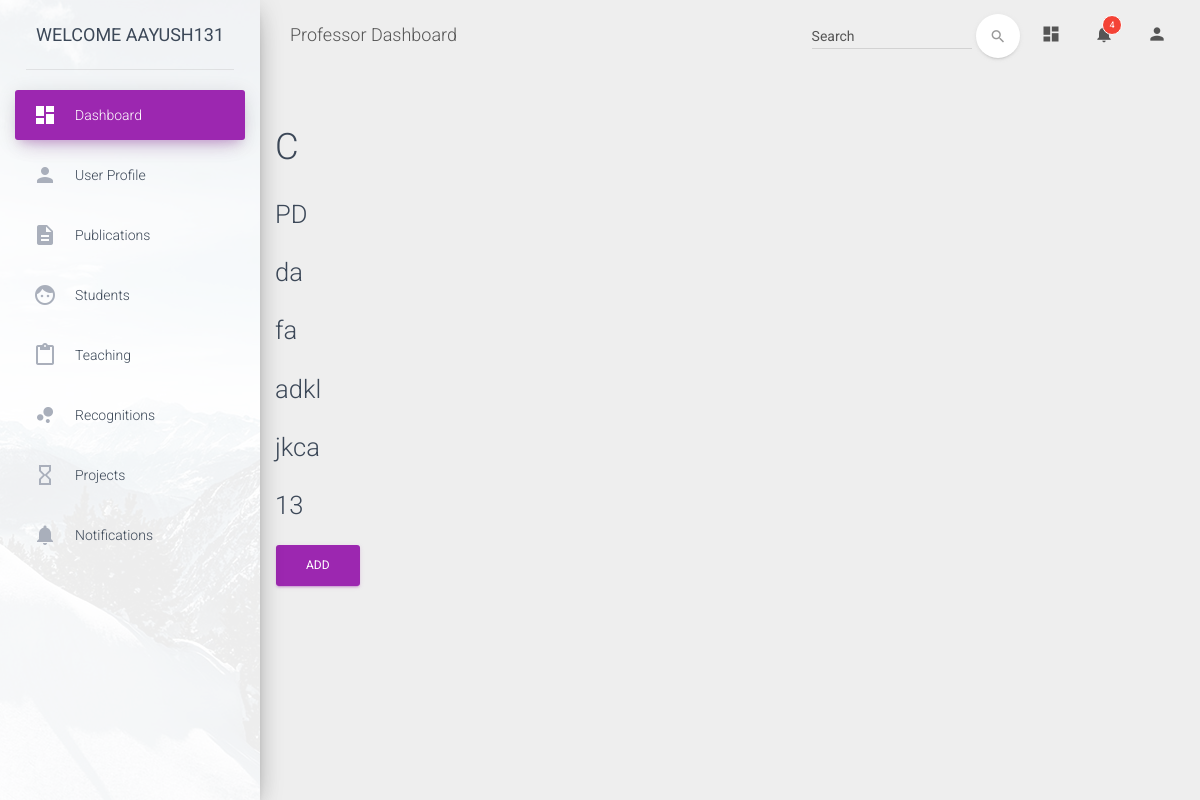
The app's page /test/project/ (signed in) with its own data.
### details/models.py (models this page shows)
class ProjectDetails(models.Model):
    username = models.ForeignKey(User, on_delete=models.CASCADE)
    project_title = models.CharField(max_length=255)
    project_description=models.CharField(max_length=255)
    pi = models.CharField(max_length=255)
    co_pi = models.CharField(max_length=255)
    funding_agency = models.CharField(max_length=255)
    start_year = models.CharField(max_length=255)
    end_year = models.CharField(max_length=255)

### details/views.py (the view)
@login_required
def Project(request):
    user_name = request.user.username
    try:
        users = ProjectDetails.objects.filter(username__username=user_name)
    except ObjectDoesNotExist:
        return redirect('/test/project/create')
    context={
        'users':users,
    }
    return render(request, 'project.html', context)

### details/templates/project.html
{% extends "dashboard.html" %}
{% block content %}
  {% for sub in users %}
  <h2>{{sub.project_title}}</h2>
  <h3>{{sub.project_description}}</h3>
  <h3>{{sub.pi}}</h3>
  <h3>{{sub.co_pi}}</h3>
  <h3>{{ sub.funding_agency }}</h3>
  <h3>{{ sub.start_year }}</h3>
  <h3>{{ sub.end_year }}</h3>
  {% endfor %}
  <a href = "{% url 'details:project' %}add">
    <button type="button" class="btn btn-primary" name="button">Add</button>
  </a>
{% endblock %}

### templates/dashboard.html (shortened to what this page needs)
<!doctype html>
<html lang="en">
<head>
    {% load staticfiles %}
    <link href="{% static "dashboard/assets/css/bootstrap.min.css" %}" rel="stylesheet" />
    <link href="{% static "dashboard/assets/css/material-dashboard.css" %}" rel="stylesheet" />
    <link href="http://maxcdn.bootstrapcdn.com/font-awesome/latest/css/font-awesome.min.css" rel="stylesheet">
</head>
<body>
    <div class="wrapper">
        <div class="sidebar" data-color="purple" data-image="{% static "dashboard/assets/img/sidebar-1.jpg" %}">
            <div class="logo">
                <a href="/" class="simple-text">
                    Welcome {{request.user.username}}
                </a>
            </div>
            <div class="sidebar-wrapper">
                <ul class="nav">
                    <li class="active">
                        <a href="dashboard.html">
                            <i class="material-icons">dashboard</i>
                            <p>Dashboard</p>
                        </a>
                    </li>
                    <li>
                        <a href="/test/about_me">
                            <i class="material-icons">person</i>
                            <p>User Profile</p>
                        </a>
                    </li>
                    <li>
                        <a href="/test/publication">
                          <i class="material-icons">description</i>
                            <p>Publications</p>
                        </a>
                    </li>
                    <li>
                        <a href="/test/students">
                            <i class="material-icons">face</i>
                            <p>Students</p>
                        </a>
                    </li>
                    <li>
                        <a href="/test/teaching">
                            <i class="material-icons">content_paste</i>
                            <p>Teaching</p>
                        </a>
                    </li>
                    <li>
                        <a href="/test/recognition">
                            <i class="material-icons">bubble_chart</i>
                            <p>Recognitions</p>
                        </a>
                    </li>
                    <li>
                        <a href="/test/project">
                            <i class="material-icons">hourglass_empty</i>
                            <p>Projects</p>
                        </a>
                    </li>
                    <li>
                        <a href="/test/notifications">
                            <i class="material-icons text-gray">notifications</i>
                            <p>Notifications</p>
                        </a>
                    </li>
                </ul>
            </div>
        </div>
        <div class="main-panel">
            <nav class="navbar navbar-transparent navbar-absolute">
                <div class="container-fluid">
                    <div class="navbar-header">
                        <a class="navbar-brand" href="google.com"> Professor Dashboard </a>
                    </div>
                    <div class="collapse navbar-collapse">
                        <ul class="nav navbar-nav navbar-right">
                            <li>
                                <a href="#pablo" class="dropdown-toggle" data-toggle="dropdown">
                                    <i class="material-icons">dashboard</i>
                                </a>
                            </li>
                            <li class="dropdown">
                                <a href="#" class="dropdown-toggle" data-toggle="dropdown">
                                    <i class="material-icons">notifications</i>
                                    <span class="notification">4</span>
                                </a>
                            </li>
                            <li>
                                <a href="#pablo" class="dropdown-toggle" data-toggle="dropdown">
                                    <i class="material-icons">person</i>
                                </a>
                            </li>
                        </ul>
                        <form class="navbar-form navbar-right" role="search">
                            <div class="form-group  is-empty">
                                <input type="text" class="form-control" placeholder="Search">
                            </div>
                            <button type="submit" class="btn btn-white btn-round btn-just-icon">
                                <i class="material-icons">search</i>
                                <div class="ripple-container"></div>
                            </button>
                        </form>
                    </div>
                </div>
            </nav>
            <div class="content">
              {% block content %}
              {% endblock %}
            </div>
        </div>
    </div>
</body>
</html>

### records on screen
ProjectDetails: project_title "C", project_description "PD", pi "da", co_pi "fa", funding_agency "adkl", start_year "jkca", end_year "13"

### other values on screen
{{ request.user.username }} "AAYUSH131"
